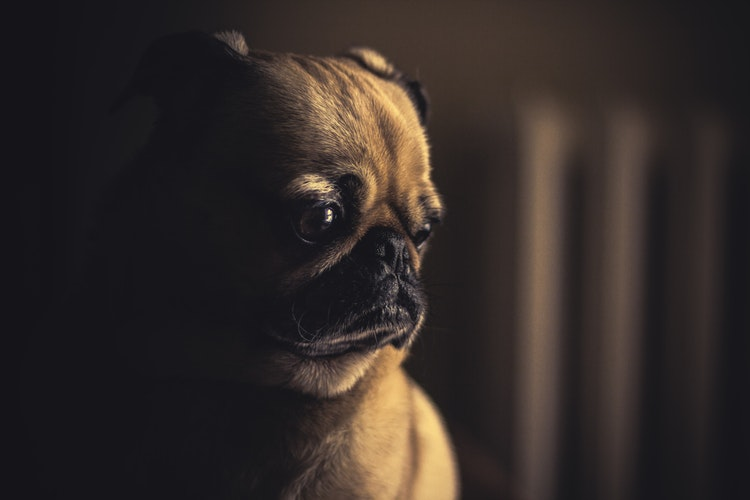
#> input picture pug.jpg, 750 x 500 px
$ python grayscale.py
#> lines starting #> are read from the running program, lines starting #| are printed output that depends on the picture
from PIL import Image

# Created by Luna
# Last updated: 3/20/18

# Picture credit: @matthewhenry on Unsplash

# Creating tuples
black = (0, 0, 0)
dark_gray = (80, 80, 80)
gray = (120, 120, 120)
light_gray = (140, 140, 140)
lighter_gray = (160, 160, 160)
lightest_gray = (200, 200, 200)
white = (255, 255, 255)

pug = Image.open(r"pug.jpg")
#> pug is the input picture: PIL image 750x500 RGB; mean R, G, B 50.8, 43, 40.3
pug_list = pug.getdata() # Set pixel values of the image to pug_list
pug_list = list(pug_list) # Converting pug_list to a list
#> pug_list = 375000 items

recolor = []

for pixel in pug_list:
    intensity = pixel[0] + pixel[1] + pixel[2]

    if intensity <= 0:
        recolor.append(white)
    elif intensity >= 220 and intensity < 300:
        recolor.append(lightest_gray)
    elif intensity >= 300 and intensity < 350:
        recolor.append(lighter_gray)
    elif intensity >= 350 and intensity < 410:
        recolor.append(light_gray)
    elif intensity >= 410 and intensity < 480:
        recolor.append(gray)
    elif intensity >= 480 and intensity < 600:
        recolor.append(dark_gray)
    else:
        recolor.append(black)
#> this loop made 375000 passes
#> (pixel, intensity) on passes 1 to 3: ((21, 20, 25), 66), ((21, 20, 25), 66), ((21, 20, 25), 66)
#> after the loop, recolor = 375000 items

new_pug = Image.new("RGB", pug.size) # Creating new image
#> new_pug: PIL image 750x500 RGB; every value is 0
new_pug.putdata(recolor) # Copying the data into the new image
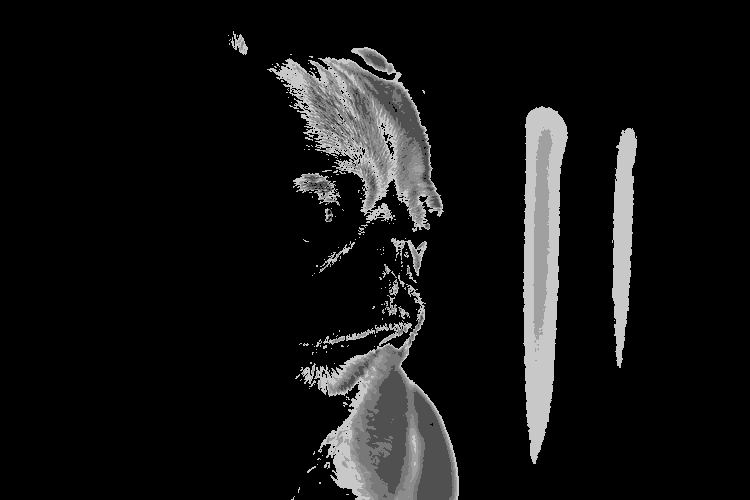
#> new_pug: PIL image 750x500 RGB; min 0, max 200, mean 20.1
new_pug.show()
new_pug.save("recolored.jpg", "jpeg")
